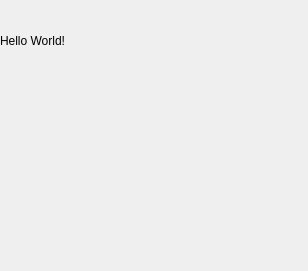
<?xml version="1.0" encoding="UTF-8"?>
<ui version="4.0">
    <class>MainWindow</class>

    <widget class="QMainWindow" name="MainWindow">

        <property name="geometry">
            <rect>
                <width>308</width>
                <height>271</height>
            </rect>
        </property>

        <widget class="QWidget" name="centralwidget">
            <widget class="QLabel" name="label">
                <property name="geometry">
                    <rect>
                        <width>241</width>
                        <height>81</height>
                    </rect>
                </property>

                <property name="text">
                    <string>Hello World!</string>
                </property>
            </widget>
        </widget>
    </widget>
    <resources/>
    <connections/>
</ui>
